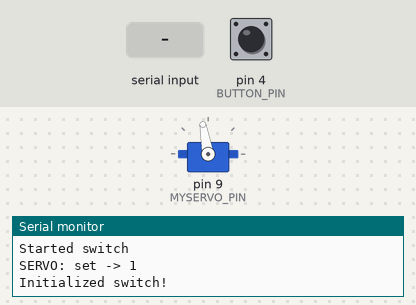
Simulated run of this sketch. Board: Arduino Nano, built with avr-gcc and run on an emulated ATmega328P. Shown: servo, the last lines printed to the serial monitor. The inputs (shaded band) are chosen by the test bench; at power-on: pin 4 (BUTTON_PIN) HIGH. EEPROM starts erased.

Above: at 1.2 s.
1.3 s: "0\n" received over the second serial link
At 2.4 s:
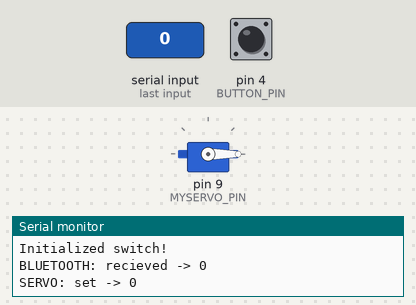
2.8 s: pin 4 (BUTTON_PIN) pulled LOW for 0.15 s
At 3.5 s:
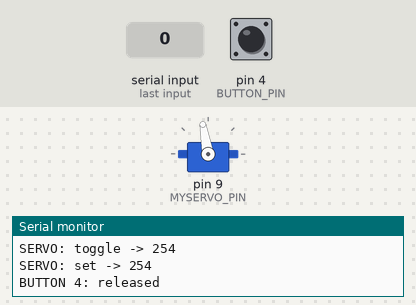
Timing chart, 0 to 5.8 s (numbered marks = the images above; inputs shaded):
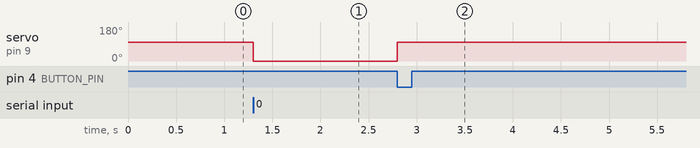

Measured:
- after the input at 1.3 s, servo on pin 9 (MYSERVO_PIN): 100° → 0° at once
- after the input at 2.8 s, servo on pin 9 (MYSERVO_PIN): 0° → 100° at once

The sketch:

switch.ino
```cpp
#include <EEPROM.h>
#include <Servo.h>
#include <SoftwareSerial.h>

#define SERIAL_BAUD 9600
#define EEPROM_ADDR 0

// Bluetooth variables
SoftwareSerial bt(2, 3);  // (Tx, Rx) of BT
#define BLUETOOTH_BAUD 38400
#define BT_SIGNAL_OFF '0'
#define BT_SIGNAL_ON '1'
#define BT_SIGNAL_TOGGLE '2'
#define BT_SIGNAL_EEPROM_CLEAR '3'

// Servo variables
#define MYSERVO_PIN 9
#define OFF_POS 0
#define ON_POS 100
Servo myservo;
bool servoState;  // Global servo state (on or off position)

// Button variables
#define BUTTON_PIN 4
#define BUTTON_RELEASE_CHECK_MS 10  // Time to wait to check if button is released
#define BUTTON_DELAY_MS 2000        // Time to wait after button press

// Setup Logic
void setup() {

  Serial.begin(SERIAL_BAUD);
  Serial.println("Started switch");

  pinMode(BUTTON_PIN, INPUT_PULLUP);

  myservo.attach(MYSERVO_PIN);
  myservo.write(OFF_POS);

  EEPROM.get(EEPROM_ADDR, servoState);
  if (servoState == true) {
    switch_servo(true);
  }
  else {
    switch_servo(false);
  }

  bt.begin(BLUETOOTH_BAUD);

  Serial.println("Initialized switch!");
}

// Loop logic (main code)
void loop() {

  // Button handling
  bool buttonState = digitalRead(BUTTON_PIN);

  if (buttonState == LOW) {  // LOW because INPUT_PULLUP
    handle_button_press(buttonState);
  }

  // Bluetooth handling
  if (bt.available()) {
    handle_bluetooth_signal(bt.read());
  }
}

/* Function called when a bluetooth signal is recieved
 * Use the switch-case to handle signals
 * Arguments: char (signal from serial)
 * Returns: None
 */
void handle_bluetooth_signal(char signal) {

  if (signal != '\r' && signal != '\n' && signal != ' ') {
    Serial.print("BLUETOOTH: recieved -> ");
    Serial.println(signal);
  }

  switch (signal) {
    case BT_SIGNAL_OFF:
      switch_servo(false);
      break;
    case BT_SIGNAL_ON:
      switch_servo(true);
      break;
    case BT_SIGNAL_TOGGLE:
      toggle_servo();
      break;
    case BT_SIGNAL_EEPROM_CLEAR:
      Serial.println("EEPROM: clearing");
      for (int i = 0; i < EEPROM.length(); i++) {
        EEPROM.write(i, 0);
      }
      Serial.println("EEPROM: cleared");
  }
}

/* Function called when the button is pressed
 * Arguments: bool (state)
 * Returns: None
 * Note: blocks code execution until button is released
 */
void handle_button_press(bool state) {
  Serial.print("BUTTON ");
  Serial.print(BUTTON_PIN);
  Serial.println(": pressed");

  // Button press action
  toggle_servo();

  // Button release logic
  while (digitalRead(BUTTON_PIN) == state) {
    delay(BUTTON_RELEASE_CHECK_MS);
  }

  Serial.print("BUTTON ");
  Serial.print(BUTTON_PIN);
  Serial.println(": released");

  delay(BUTTON_DELAY_MS);
}

/* Toggle the servo states
 * Arguments: None
 * Returns: bool (new state)
 */
bool toggle_servo() {
  servoState = !servoState;
  Serial.print("SERVO: toggle -> ");
  Serial.println(servoState);
  switch_servo(servoState);

  return servoState;
}

/* Switch the servo to a set state
 * Arguments: bool (state to switch to)
 * Returns: None
 */
void switch_servo(bool state) {
  if (state == true) {
    myservo.write(ON_POS);
  } else {
    myservo.write(OFF_POS);
  }
  EEPROM.write(EEPROM_ADDR, state);

  Serial.print("SERVO: set -> ");
  Serial.println(state);
}
```
